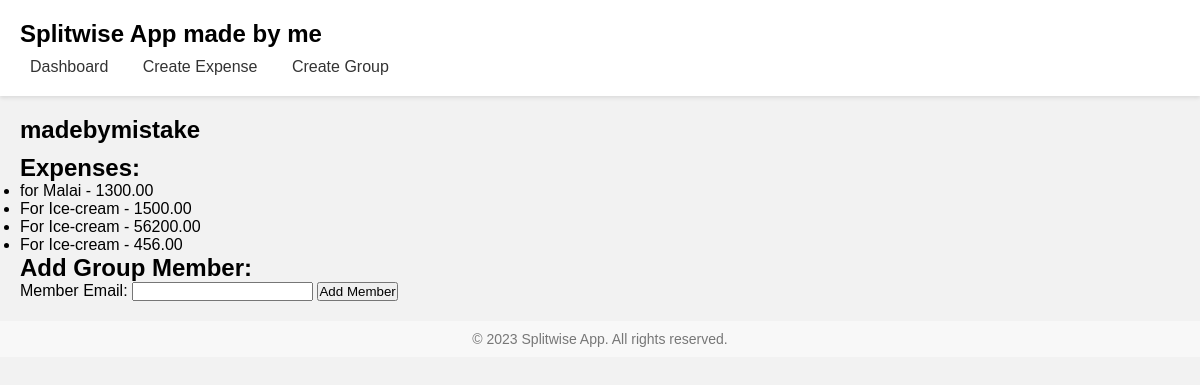
Screenshot of /group_details/1/ (signed in) with the database file from the repository.
### dash/models.py (models this page shows, shortened)
class Group(models.Model):
    name = models.CharField(max_length=100)
    members = models.ManyToManyField('CustomUser')
    created_at = models.DateTimeField(default=timezone.now)

class Expense(models.Model):
    description = models.CharField(max_length=200)
    amount = models.DecimalField(max_digits=10, decimal_places=2)
    date = models.DateField()
    category = models.CharField(max_length=100)
    paid_by = models.ForeignKey('CustomUser', on_delete=models.CASCADE)
    group = models.ForeignKey(Group, on_delete=models.CASCADE)
    participants = models.ManyToManyField('CustomUser', related_name='expenses_participated')
    created_at = models.DateTimeField(default=timezone.now)

### dash/views.py (the view)
# urls.py: path('group_details/<int:group_id>/', views.group_details, name='group_details'),
@login_required
def group_details(request,group_id):
    try:
        group = Group.objects.get(id=group_id)
    except Group.DoesNotExist:
        raise Http404("Group does not exist")
    expenses = Expense.objects.filter(group=group)
    context = {
        'group': group,
        'expenses': expenses
    }
    return render(request, 'group_details.html', context)

### templates/group_details.html (shortened to what this page needs)
{% extends 'base.html' %}
{% block content %}
  <h1>{{ group.name }}</h1>
  <h2>Expenses:</h2>
  <ul>
    {% for expense in expenses %}
      <li>{{ expense.description }} - {{ expense.amount }}</li>
    {% empty %}
      <li>No expenses found.</li>
    {% endfor %}
  </ul>
  <h2>Add Group Member:</h2>
  <form method="post" action="{% url 'add_group_member' group.id %}">
    <label for="member_email">Member Email:</label>
    <input type="email" name="member_email" id="member_email" required>
    <button type="submit">Add Member</button>
  </form>
{% endblock %}

### templates/base.html (style rules this page uses)
* { margin: 0; padding: 0; }
body { font-family: Arial, sans-serif; background-color: #f2f2f2; }
h1 { font-size: 24px; margin-bottom: 10px; }

### rows the page displays
Group: name "madebymistake"
Expense: description "for Malai", amount "1300.00"
Expense: description "For Ice-cream", amount "1500.00"
Expense: description "For Ice-cream", amount "56200.00"
Expense: description "For Ice-cream", amount "456.00"
